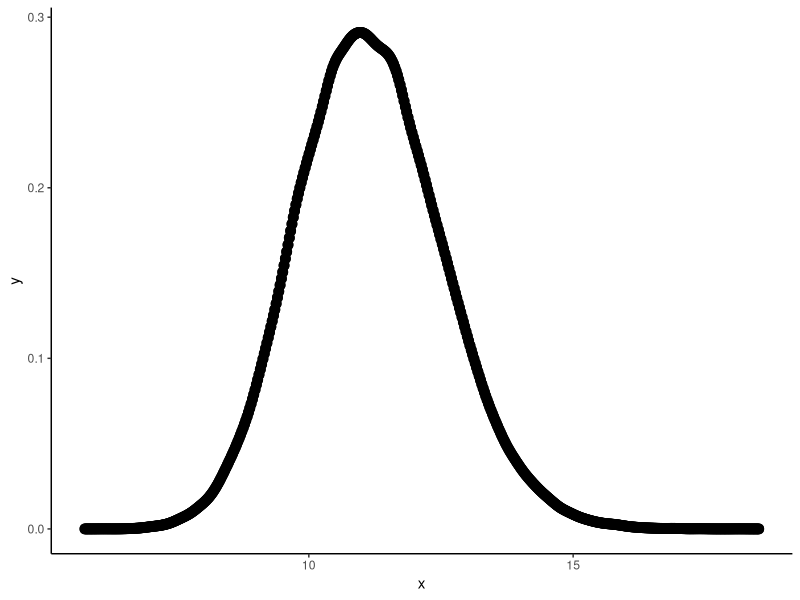
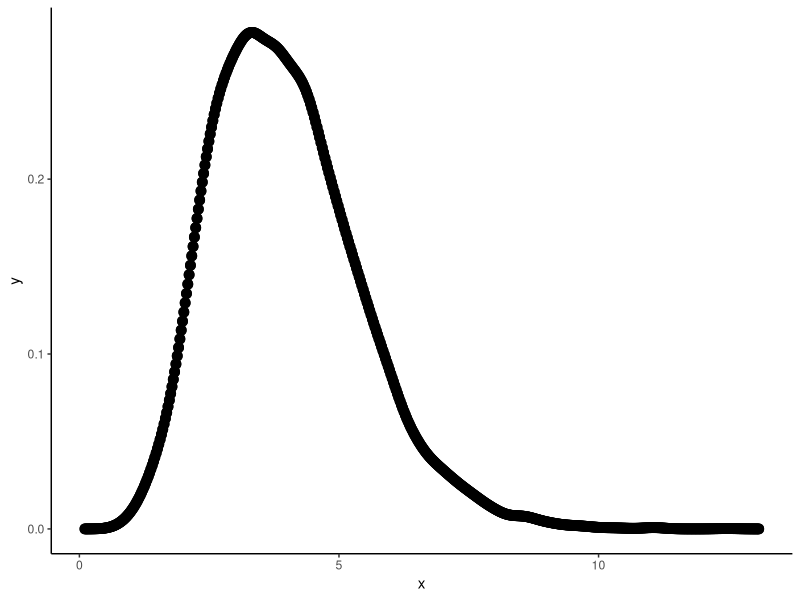

These figures' R source, in order: (Note: this script raises an error after producing the figures.)


dbinom(1, size=4, prob=0.2) + dbinom(2, size=4, prob=0.2) + dbinom(3, size=4, prob=0.2) + dbinom(4, size=4, prob=0.2)
install.packages("ggplot2")
library(ggplot2)
library(MASS)

# Generate gamma rvs

x <- rgamma(100000, shape = 67, rate =6)

den <- density(x)

dat <- data.frame(x = den$x, y = den$y)

# Plot density as points

ggplot(data = dat, aes(x = x, y = y)) + 
  geom_point(size = 3) +   theme_classic()  + 
  geom_point(size = 3) +   theme_classic()

x <- rgamma(10000, shape = 8, rate =2)

den <- density(x)

dat <- data.frame(x = den$x, y = den$y)
ggplot(data = dat, aes(x = x, y = y)) + 
  geom_point(size = 3) +   theme_classic()  + 
  geom_point(size = 3) +   theme_classic()

upper <- qgamma(.90, shape=6*12.5, scale=1/6)
lower <- qgamma(.90, shape=6*12.5, scale=1/6, lower.tail=FALSE)

pbeta(q, shape1, shape2, ncp = 0, lower.tail = TRUE, log.p = FALSE)

pbeta(1, shape1 = 1, shape2 = 2)

pbeta(0.5, shape1=2+3, shape2=2+7, ncp = 0, lower.tail = TRUE, log.p = FALSE)


1/16 / 1/20  = b
20/16

1/20
6/93.5


?pgamma()

# Gausiian Distribution 
postdata = c(94.6, 95.4, 96.2, 94.9, 95.9)
n <-  length(postdata)
meanx =  mean(postdata)
varx =  var(postdata)
sqrt(varx)
MuPrior = 100
priorsig = 0.5
sig = 0.5
galpha =  1/(priorsig^2)
gbeta = n/(sig^2)

MuPost = (galpha* MuPrior + gbeta*meanx) / (galpha + gbeta)
SigPost = 1 / (galpha + gbeta)

SigPost^2

